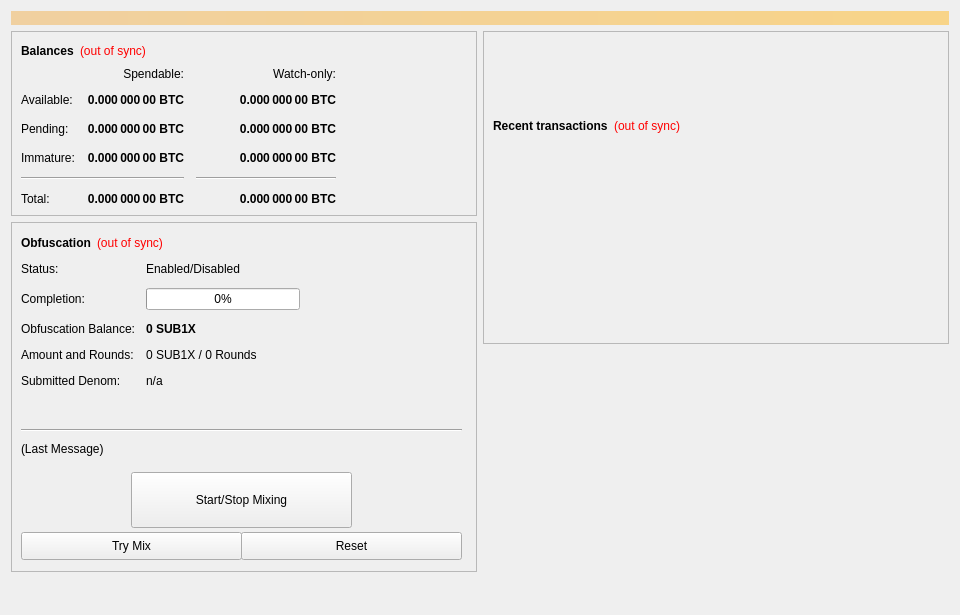
<?xml version="1.0" encoding="UTF-8"?>
<ui version="4.0">
 <class>OverviewPage</class>
 <widget class="QWidget" name="OverviewPage">
  <property name="geometry">
   <rect>
    <x>0</x>
    <y>0</y>
    <width>960</width>
    <height>615</height>
   </rect>
  </property>
  <property name="minimumSize">
   <size>
    <width>960</width>
    <height>0</height>
   </size>
  </property>
  <property name="windowTitle">
   <string>Form</string>
  </property>
  <layout class="QVBoxLayout" name="topLayout">
   <item>
    <widget class="QLabel" name="labelAlerts">
     <property name="visible">
      <bool>false</bool>
     </property>
     <property name="styleSheet">
      <string notr="true">background-color: qlineargradient(x1: 0, y1: 0, x2: 1, y2: 0, stop:0 #F0D0A0, stop:1 #F8D488); color:#000000;</string>
     </property>
     <property name="wordWrap">
      <bool>true</bool>
     </property>
     <property name="margin">
      <number>3</number>
     </property>
    </widget>
   </item>
   <item>
    <layout class="QHBoxLayout" name="horizontalLayout" stretch="1,1">
     <item>
      <layout class="QVBoxLayout" name="verticalLayout_2">
       <item>
        <widget class="QFrame" name="frame">
         <property name="frameShape">
          <enum>QFrame::StyledPanel</enum>
         </property>
         <property name="frameShadow">
          <enum>QFrame::Raised</enum>
         </property>
         <layout class="QVBoxLayout" name="verticalLayout_4">
          <item>
           <layout class="QHBoxLayout" name="horizontalLayout_4">
            <item>
             <widget class="QLabel" name="label_5">
              <property name="font">
               <font>
                <weight>75</weight>
                <bold>true</bold>
               </font>
              </property>
              <property name="text">
               <string>Balances</string>
              </property>
             </widget>
            </item>
            <item>
             <widget class="QLabel" name="labelWalletStatus">
              <property name="cursor">
               <cursorShape>WhatsThisCursor</cursorShape>
              </property>
              <property name="toolTip">
               <string>The displayed information may be out of date. Your wallet automatically synchronizes with the SUB1X network after a connection is established, but this process has not completed yet.</string>
              </property>
              <property name="styleSheet">
               <string notr="true">QLabel { color: red; }</string>
              </property>
              <property name="text">
               <string notr="true">(out of sync)</string>
              </property>
              <property name="alignment">
               <set>Qt::AlignLeading|Qt::AlignLeft|Qt::AlignVCenter</set>
              </property>
             </widget>
            </item>
            <item>
             <spacer name="horizontalSpacer_3">
              <property name="orientation">
               <enum>Qt::Horizontal</enum>
              </property>
              <property name="sizeHint" stdset="0">
               <size>
                <width>40</width>
                <height>20</height>
               </size>
              </property>
             </spacer>
            </item>
           </layout>
          </item>
          <item>
           <layout class="QGridLayout" name="gridLayout">
            <property name="spacing">
             <number>12</number>
            </property>
            <item row="2" column="2">
             <widget class="QLabel" name="labelWatchPending">
              <property name="font">
               <font>
                <weight>75</weight>
                <bold>true</bold>
               </font>
              </property>
              <property name="cursor">
               <cursorShape>IBeamCursor</cursorShape>
              </property>
              <property name="toolTip">
               <string>Unconfirmed transactions to watch-only addresses</string>
              </property>
              <property name="text">
               <string notr="true">0.000 000 00 BTC</string>
              </property>
              <property name="alignment">
               <set>Qt::AlignRight|Qt::AlignTrailing|Qt::AlignVCenter</set>
              </property>
              <property name="textInteractionFlags">
               <set>Qt::LinksAccessibleByMouse|Qt::TextSelectableByKeyboard|Qt::TextSelectableByMouse</set>
              </property>
             </widget>
            </item>
            <item row="2" column="1">
             <widget class="QLabel" name="labelUnconfirmed">
              <property name="font">
               <font>
                <weight>75</weight>
                <bold>true</bold>
               </font>
              </property>
              <property name="cursor">
               <cursorShape>IBeamCursor</cursorShape>
              </property>
              <property name="toolTip">
               <string>Total of transactions that have yet to be confirmed, and do not yet count toward the spendable balance</string>
              </property>
              <property name="text">
               <string notr="true">0.000 000 00 BTC</string>
              </property>
              <property name="alignment">
               <set>Qt::AlignRight|Qt::AlignTrailing|Qt::AlignVCenter</set>
              </property>
              <property name="textInteractionFlags">
               <set>Qt::LinksAccessibleByMouse|Qt::TextSelectableByKeyboard|Qt::TextSelectableByMouse</set>
              </property>
             </widget>
            </item>
            <item row="3" column="2">
             <widget class="QLabel" name="labelWatchImmature">
              <property name="font">
               <font>
                <weight>75</weight>
                <bold>true</bold>
               </font>
              </property>
              <property name="cursor">
               <cursorShape>IBeamCursor</cursorShape>
              </property>
              <property name="toolTip">
               <string>Staked or masternode rewards in watch-only addresses that has not yet matured</string>
              </property>
              <property name="text">
               <string notr="true">0.000 000 00 BTC</string>
              </property>
              <property name="alignment">
               <set>Qt::AlignRight|Qt::AlignTrailing|Qt::AlignVCenter</set>
              </property>
              <property name="textInteractionFlags">
               <set>Qt::LinksAccessibleByMouse|Qt::TextSelectableByKeyboard|Qt::TextSelectableByMouse</set>
              </property>
             </widget>
            </item>
            <item row="4" column="0" colspan="2">
             <widget class="Line" name="lineSpendableBalance">
              <property name="orientation">
               <enum>Qt::Horizontal</enum>
              </property>
             </widget>
            </item>
            <item row="4" column="2">
             <widget class="Line" name="lineWatchBalance">
              <property name="sizePolicy">
               <sizepolicy hsizetype="Preferred" vsizetype="Fixed">
                <horstretch>0</horstretch>
                <verstretch>0</verstretch>
               </sizepolicy>
              </property>
              <property name="minimumSize">
               <size>
                <width>140</width>
                <height>0</height>
               </size>
              </property>
              <property name="orientation">
               <enum>Qt::Horizontal</enum>
              </property>
             </widget>
            </item>
            <item row="5" column="0">
             <widget class="QLabel" name="labelTotalText">
              <property name="text">
               <string>Total:</string>
              </property>
             </widget>
            </item>
            <item row="3" column="1">
             <widget class="QLabel" name="labelImmature">
              <property name="font">
               <font>
                <weight>75</weight>
                <bold>true</bold>
               </font>
              </property>
              <property name="cursor">
               <cursorShape>IBeamCursor</cursorShape>
              </property>
              <property name="toolTip">
               <string>Staked or masternode rewards that has not yet matured</string>
              </property>
              <property name="text">
               <string notr="true">0.000 000 00 BTC</string>
              </property>
              <property name="alignment">
               <set>Qt::AlignRight|Qt::AlignTrailing|Qt::AlignVCenter</set>
              </property>
              <property name="textInteractionFlags">
               <set>Qt::LinksAccessibleByMouse|Qt::TextSelectableByKeyboard|Qt::TextSelectableByMouse</set>
              </property>
             </widget>
            </item>
            <item row="2" column="3">
             <spacer name="horizontalSpacer_2">
              <property name="orientation">
               <enum>Qt::Horizontal</enum>
              </property>
              <property name="sizeHint" stdset="0">
               <size>
                <width>40</width>
                <height>20</height>
               </size>
              </property>
             </spacer>
            </item>
            <item row="3" column="0">
             <widget class="QLabel" name="labelImmatureText">
              <property name="text">
               <string>Immature:</string>
              </property>
             </widget>
            </item>
            <item row="5" column="1">
             <widget class="QLabel" name="labelTotal">
              <property name="font">
               <font>
                <weight>75</weight>
                <bold>true</bold>
               </font>
              </property>
              <property name="cursor">
               <cursorShape>IBeamCursor</cursorShape>
              </property>
              <property name="toolTip">
               <string>Your current total balance</string>
              </property>
              <property name="text">
               <string notr="true">0.000 000 00 BTC</string>
              </property>
              <property name="alignment">
               <set>Qt::AlignRight|Qt::AlignTrailing|Qt::AlignVCenter</set>
              </property>
              <property name="textInteractionFlags">
               <set>Qt::LinksAccessibleByMouse|Qt::TextSelectableByKeyboard|Qt::TextSelectableByMouse</set>
              </property>
             </widget>
            </item>
            <item row="5" column="2">
             <widget class="QLabel" name="labelWatchTotal">
              <property name="font">
               <font>
                <weight>75</weight>
                <bold>true</bold>
               </font>
              </property>
              <property name="cursor">
               <cursorShape>IBeamCursor</cursorShape>
              </property>
              <property name="toolTip">
               <string>Current total balance in watch-only addresses</string>
              </property>
              <property name="text">
               <string notr="true">0.000 000 00 BTC</string>
              </property>
              <property name="alignment">
               <set>Qt::AlignRight|Qt::AlignTrailing|Qt::AlignVCenter</set>
              </property>
              <property name="textInteractionFlags">
               <set>Qt::LinksAccessibleByMouse|Qt::TextSelectableByKeyboard|Qt::TextSelectableByMouse</set>
              </property>
             </widget>
            </item>
            <item row="0" column="2">
             <widget class="QLabel" name="labelWatchonly">
              <property name="text">
               <string>Watch-only:</string>
              </property>
              <property name="alignment">
               <set>Qt::AlignRight|Qt::AlignTrailing|Qt::AlignVCenter</set>
              </property>
             </widget>
            </item>
            <item row="1" column="0">
             <widget class="QLabel" name="labelBalanceText">
              <property name="text">
               <string>Available:</string>
              </property>
             </widget>
            </item>
            <item row="1" column="1">
             <widget class="QLabel" name="labelBalance">
              <property name="font">
               <font>
                <weight>75</weight>
                <bold>true</bold>
               </font>
              </property>
              <property name="cursor">
               <cursorShape>IBeamCursor</cursorShape>
              </property>
              <property name="toolTip">
               <string>Your current spendable balance</string>
              </property>
              <property name="text">
               <string notr="true">0.000 000 00 BTC</string>
              </property>
              <property name="alignment">
               <set>Qt::AlignRight|Qt::AlignTrailing|Qt::AlignVCenter</set>
              </property>
              <property name="textInteractionFlags">
               <set>Qt::LinksAccessibleByMouse|Qt::TextSelectableByKeyboard|Qt::TextSelectableByMouse</set>
              </property>
             </widget>
            </item>
            <item row="1" column="2">
             <widget class="QLabel" name="labelWatchAvailable">
              <property name="font">
               <font>
                <weight>75</weight>
                <bold>true</bold>
               </font>
              </property>
              <property name="cursor">
               <cursorShape>IBeamCursor</cursorShape>
              </property>
              <property name="toolTip">
               <string>Your current balance in watch-only addresses</string>
              </property>
              <property name="text">
               <string notr="true">0.000 000 00 BTC</string>
              </property>
              <property name="alignment">
               <set>Qt::AlignRight|Qt::AlignTrailing|Qt::AlignVCenter</set>
              </property>
              <property name="textInteractionFlags">
               <set>Qt::LinksAccessibleByMouse|Qt::TextSelectableByKeyboard|Qt::TextSelectableByMouse</set>
              </property>
             </widget>
            </item>
            <item row="2" column="0">
             <widget class="QLabel" name="labelPendingText">
              <property name="text">
               <string>Pending:</string>
              </property>
             </widget>
            </item>
            <item row="0" column="1">
             <widget class="QLabel" name="labelSpendable">
              <property name="text">
               <string>Spendable:</string>
              </property>
              <property name="alignment">
               <set>Qt::AlignRight|Qt::AlignTrailing|Qt::AlignVCenter</set>
              </property>
             </widget>
            </item>
           </layout>
          </item>
         </layout>
        </widget>
       </item>
       <item>
        <widget class="QFrame" name="frameObfuscation">
         <property name="minimumSize">
          <size>
           <width>0</width>
           <height>350</height>
          </size>
         </property>
         <property name="layoutDirection">
          <enum>Qt::LeftToRight</enum>
         </property>
         <property name="frameShape">
          <enum>QFrame::StyledPanel</enum>
         </property>
         <property name="frameShadow">
          <enum>QFrame::Raised</enum>
         </property>
         <widget class="QWidget" name="formLayoutWidget">
          <property name="geometry">
           <rect>
            <x>10</x>
            <y>40</y>
            <width>451</width>
            <height>161</height>
           </rect>
          </property>
          <layout class="QFormLayout" name="formLayout">
           <property name="fieldGrowthPolicy">
            <enum>QFormLayout::AllNonFixedFieldsGrow</enum>
           </property>
           <property name="horizontalSpacing">
            <number>11</number>
           </property>
           <property name="verticalSpacing">
            <number>12</number>
           </property>
           <item row="0" column="0">
            <widget class="QLabel" name="label_6">
             <property name="text">
              <string>Status:</string>
             </property>
            </widget>
           </item>
           <item row="1" column="0">
            <widget class="QLabel" name="label_7">
             <property name="text">
              <string>Completion:</string>
             </property>
            </widget>
           </item>
           <item row="1" column="1">
            <widget class="QProgressBar" name="obfuscationProgress">
             <property name="maximumSize">
              <size>
               <width>154</width>
               <height>16777215</height>
              </size>
             </property>
             <property name="value">
              <number>0</number>
             </property>
            </widget>
           </item>
           <item row="2" column="0">
            <widget class="QLabel" name="labelAnonymizedText">
             <property name="text">
              <string>Obfuscation Balance:</string>
             </property>
            </widget>
           </item>
           <item row="2" column="1">
            <widget class="QLabel" name="labelAnonymized">
             <property name="font">
              <font>
               <weight>75</weight>
               <bold>true</bold>
              </font>
             </property>
             <property name="text">
              <string notr="true">0 SUB1X</string>
             </property>
            </widget>
           </item>
           <item row="3" column="0">
            <widget class="QLabel" name="label_8">
             <property name="text">
              <string>Amount and Rounds:</string>
             </property>
            </widget>
           </item>
           <item row="3" column="1">
            <widget class="QLabel" name="labelAmountRounds">
             <property name="text">
              <string>0 SUB1X / 0 Rounds</string>
             </property>
            </widget>
           </item>
           <item row="4" column="0">
            <widget class="QLabel" name="label_9">
             <property name="text">
              <string>Submitted Denom:</string>
             </property>
            </widget>
           </item>
           <item row="4" column="1">
            <widget class="QLabel" name="labelSubmittedDenom">
             <property name="toolTip">
              <string>The denominations you submitted to the Masternode.&lt;br&gt;To mix, other users must submit the exact same denominations.</string>
             </property>
             <property name="text">
              <string>n/a</string>
             </property>
            </widget>
           </item>
           <item row="0" column="1">
            <widget class="QLabel" name="obfuscationEnabled">
             <property name="text">
              <string>Enabled/Disabled</string>
             </property>
            </widget>
           </item>
          </layout>
         </widget>
         <widget class="QPushButton" name="runAutoDenom">
          <property name="geometry">
           <rect>
            <x>251</x>
            <y>17</y>
            <width>1</width>
            <height>1</height>
           </rect>
          </property>
          <property name="palette">
           <palette>
            <active>
             <colorrole role="WindowText">
              <brush brushstyle="SolidPattern">
               <color alpha="255">
                <red>0</red>
                <green>0</green>
                <blue>0</blue>
               </color>
              </brush>
             </colorrole>
             <colorrole role="Button">
              <brush brushstyle="SolidPattern">
               <color alpha="255">
                <red>239</red>
                <green>238</green>
                <blue>238</blue>
               </color>
              </brush>
             </colorrole>
             <colorrole role="Light">
              <brush brushstyle="SolidPattern">
               <color alpha="255">
                <red>255</red>
                <green>255</green>
                <blue>255</blue>
               </color>
              </brush>
             </colorrole>
             <colorrole role="Midlight">
              <brush brushstyle="SolidPattern">
               <color alpha="255">
                <red>247</red>
                <green>246</green>
                <blue>246</blue>
               </color>
              </brush>
             </colorrole>
             <colorrole role="Dark">
              <brush brushstyle="SolidPattern">
               <color alpha="255">
                <red>119</red>
                <green>119</green>
                <blue>119</blue>
               </color>
              </brush>
             </colorrole>
             <colorrole role="Mid">
              <brush brushstyle="SolidPattern">
               <color alpha="255">
                <red>159</red>
                <green>159</green>
                <blue>159</blue>
               </color>
              </brush>
             </colorrole>
             <colorrole role="Text">
              <brush brushstyle="SolidPattern">
               <color alpha="255">
                <red>0</red>
                <green>0</green>
                <blue>0</blue>
               </color>
              </brush>
             </colorrole>
             <colorrole role="BrightText">
              <brush brushstyle="SolidPattern">
               <color alpha="255">
                <red>255</red>
                <green>255</green>
                <blue>255</blue>
               </color>
              </brush>
             </colorrole>
             <colorrole role="ButtonText">
              <brush brushstyle="SolidPattern">
               <color alpha="255">
                <red>0</red>
                <green>0</green>
                <blue>0</blue>
               </color>
              </brush>
             </colorrole>
             <colorrole role="Base">
              <brush brushstyle="SolidPattern">
               <color alpha="255">
                <red>255</red>
                <green>255</green>
                <blue>255</blue>
               </color>
              </brush>
             </colorrole>
             <colorrole role="Window">
              <brush brushstyle="SolidPattern">
               <color alpha="255">
                <red>239</red>
                <green>238</green>
                <blue>238</blue>
               </color>
              </brush>
             </colorrole>
             <colorrole role="Shadow">
              <brush brushstyle="SolidPattern">
               <color alpha="255">
                <red>0</red>
                <green>0</green>
                <blue>0</blue>
               </color>
              </brush>
             </colorrole>
             <colorrole role="AlternateBase">
              <brush brushstyle="SolidPattern">
               <color alpha="255">
                <red>247</red>
                <green>246</green>
                <blue>246</blue>
               </color>
              </brush>
             </colorrole>
             <colorrole role="ToolTipBase">
              <brush brushstyle="SolidPattern">
               <color alpha="255">
                <red>255</red>
                <green>255</green>
                <blue>220</blue>
               </color>
              </brush>
             </colorrole>
             <colorrole role="ToolTipText">
              <brush brushstyle="SolidPattern">
               <color alpha="255">
                <red>0</red>
                <green>0</green>
                <blue>0</blue>
               </color>
              </brush>
             </colorrole>
            </active>
            <inactive>
             <colorrole role="WindowText">
              <brush brushstyle="SolidPattern">
               <color alpha="255">
                <red>0</red>
                <green>0</green>
                <blue>0</blue>
               </color>
              </brush>
             </colorrole>
             <colorrole role="Button">
              <brush brushstyle="SolidPattern">
               <color alpha="255">
                <red>239</red>
                <green>238</green>
                <blue>238</blue>
               </color>
              </brush>
             </colorrole>
             <colorrole role="Light">
              <brush brushstyle="SolidPattern">
               <color alpha="255">
                <red>255</red>
                <green>255</green>
                <blue>255</blue>
               </color>
              </brush>
             </colorrole>
             <colorrole role="Midlight">
              <brush brushstyle="SolidPattern">
               <color alpha="255">
                <red>247</red>
                <green>246</green>
                <blue>246</blue>
               </color>
              </brush>
             </colorrole>
             <colorrole role="Dark">
              <brush brushstyle="SolidPattern">
               <color alpha="255">
                <red>119</red>
                <green>119</green>
                <blue>119</blue>
               </color>
              </brush>
             </colorrole>
             <colorrole role="Mid">
              <brush brushstyle="SolidPattern">
               <color alpha="255">
                <red>159</red>
                <green>159</green>
                <blue>159</blue>
               </color>
              </brush>
             </colorrole>
             <colorrole role="Text">
              <brush brushstyle="SolidPattern">
               <color alpha="255">
                <red>0</red>
                <green>0</green>
                <blue>0</blue>
               </color>
              </brush>
             </colorrole>
             <colorrole role="BrightText">
              <brush brushstyle="SolidPattern">
               <color alpha="255">
                <red>255</red>
                <green>255</green>
                <blue>255</blue>
               </color>
              </brush>
             </colorrole>
             <colorrole role="ButtonText">
              <brush brushstyle="SolidPattern">
               <color alpha="255">
                <red>0</red>
                <green>0</green>
                <blue>0</blue>
               </color>
              </brush>
             </colorrole>
             <colorrole role="Base">
              <brush brushstyle="SolidPattern">
               <color alpha="255">
                <red>255</red>
                <green>255</green>
                <blue>255</blue>
               </color>
              </brush>
             </colorrole>
             <colorrole role="Window">
              <brush brushstyle="SolidPattern">
               <color alpha="255">
                <red>239</red>
                <green>238</green>
                <blue>238</blue>
               </color>
              </brush>
             </colorrole>
             <colorrole role="Shadow">
              <brush brushstyle="SolidPattern">
               <color alpha="255">
                <red>0</red>
                <green>0</green>
                <blue>0</blue>
               </color>
              </brush>
             </colorrole>
             <colorrole role="AlternateBase">
              <brush brushstyle="SolidPattern">
               <color alpha="255">
                <red>247</red>
                <green>246</green>
                <blue>246</blue>
               </color>
              </brush>
             </colorrole>
             <colorrole role="ToolTipBase">
              <brush brushstyle="SolidPattern">
               <color alpha="255">
                <red>255</red>
                <green>255</green>
                <blue>220</blue>
               </color>
              </brush>
             </colorrole>
             <colorrole role="ToolTipText">
              <brush brushstyle="SolidPattern">
               <color alpha="255">
                <red>0</red>
                <green>0</green>
                <blue>0</blue>
               </color>
              </brush>
             </colorrole>
            </inactive>
            <disabled>
             <colorrole role="WindowText">
              <brush brushstyle="SolidPattern">
               <color alpha="255">
                <red>119</red>
                <green>119</green>
                <blue>119</blue>
               </color>
              </brush>
             </colorrole>
             <colorrole role="Button">
              <brush brushstyle="SolidPattern">
               <color alpha="255">
                <red>239</red>
                <green>238</green>
                <blue>238</blue>
               </color>
              </brush>
             </colorrole>
             <colorrole role="Light">
              <brush brushstyle="SolidPattern">
               <color alpha="255">
                <red>255</red>
                <green>255</green>
                <blue>255</blue>
               </color>
              </brush>
             </colorrole>
             <colorrole role="Midlight">
              <brush brushstyle="SolidPattern">
               <color alpha="255">
                <red>247</red>
                <green>246</green>
                <blue>246</blue>
               </color>
              </brush>
             </colorrole>
             <colorrole role="Dark">
              <brush brushstyle="SolidPattern">
               <color alpha="255">
                <red>119</red>
                <green>119</green>
                <blue>119</blue>
               </color>
              </brush>
             </colorrole>
             <colorrole role="Mid">
              <brush brushstyle="SolidPattern">
               <color alpha="255">
                <red>159</red>
                <green>159</green>
                <blue>159</blue>
               </color>
              </brush>
             </colorrole>
             <colorrole role="Text">
              <brush brushstyle="SolidPattern">
               <color alpha="255">
                <red>119</red>
                <green>119</green>
                <blue>119</blue>
               </color>
              </brush>
             </colorrole>
             <colorrole role="BrightText">
              <brush brushstyle="SolidPattern">
               <color alpha="255">
                <red>255</red>
                <green>255</green>
                <blue>255</blue>
               </color>
              </brush>
             </colorrole>
             <colorrole role="ButtonText">
              <brush brushstyle="SolidPattern">
               <color alpha="255">
                <red>119</red>
                <green>119</green>
                <blue>119</blue>
               </color>
              </brush>
             </colorrole>
             <colorrole role="Base">
              <brush brushstyle="SolidPattern">
               <color alpha="255">
                <red>239</red>
                <green>238</green>
                <blue>238</blue>
               </color>
              </brush>
             </colorrole>
             <colorrole role="Window">
              <brush brushstyle="SolidPattern">
               <color alpha="255">
                <red>239</red>
                <green>238</green>
                <blue>238</blue>
               </color>
              </brush>
             </colorrole>
             <colorrole role="Shadow">
              <brush brushstyle="SolidPattern">
               <color alpha="255">
                <red>0</red>
                <green>0</green>
                <blue>0</blue>
               </color>
              </brush>
             </colorrole>
             <colorrole role="AlternateBase">
              <brush brushstyle="SolidPattern">
               <color alpha="255">
                <red>239</red>
                <green>238</green>
                <blue>238</blue>
               </color>
              </brush>
             </colorrole>
             <colorrole role="ToolTipBase">
              <brush brushstyle="SolidPattern">
               <color alpha="255">
                <red>255</red>
                <green>255</green>
                <blue>220</blue>
               </color>
              </brush>
             </colorrole>
             <colorrole role="ToolTipText">
              <brush brushstyle="SolidPattern">
               <color alpha="255">
                <red>0</red>
                <green>0</green>
                <blue>0</blue>
               </color>
              </brush>
             </colorrole>
            </disabled>
           </palette>
          </property>
          <property name="focusPolicy">
           <enum>Qt::NoFocus</enum>
          </property>
          <property name="autoFillBackground">
           <bool>true</bool>
          </property>
          <property name="text">
           <string/>
          </property>
          <property name="flat">
           <bool>true</bool>
          </property>
         </widget>
         <widget class="QPushButton" name="toggleObfuscation">
          <property name="geometry">
           <rect>
            <x>120</x>
            <y>250</y>
            <width>221</width>
            <height>56</height>
           </rect>
          </property>
          <property name="sizePolicy">
           <sizepolicy hsizetype="MinimumExpanding" vsizetype="Fixed">
            <horstretch>0</horstretch>
            <verstretch>0</verstretch>
           </sizepolicy>
          </property>
          <property name="text">
           <string>Start/Stop Mixing</string>
          </property>
         </widget>
         <widget class="Line" name="lineLastMessage">
          <property name="geometry">
           <rect>
            <x>10</x>
            <y>200</y>
            <width>441</width>
            <height>16</height>
           </rect>
          </property>
          <property name="orientation">
           <enum>Qt::Horizontal</enum>
          </property>
         </widget>
         <widget class="QLabel" name="obfuscationStatus">
          <property name="geometry">
           <rect>
            <x>10</x>
            <y>220</y>
            <width>451</width>
            <height>61</height>
           </rect>
          </property>
          <property name="minimumSize">
           <size>
            <width>288</width>
            <height>43</height>
           </size>
          </property>
          <property name="text">
           <string>(Last Message)</string>
          </property>
          <property name="alignment">
           <set>Qt::AlignLeading|Qt::AlignLeft|Qt::AlignTop</set>
          </property>
          <property name="wordWrap">
           <bool>true</bool>
          </property>
         </widget>
         <widget class="QPushButton" name="obfuscationAuto">
          <property name="geometry">
           <rect>
            <x>10</x>
            <y>310</y>
            <width>221</width>
            <height>28</height>
           </rect>
          </property>
          <property name="sizePolicy">
           <sizepolicy hsizetype="MinimumExpanding" vsizetype="Fixed">
            <horstretch>0</horstretch>
            <verstretch>0</verstretch>
           </sizepolicy>
          </property>
          <property name="toolTip">
           <string>Try to manually submit a Obfuscation request.</string>
          </property>
          <property name="text">
           <string>Try Mix</string>
          </property>
         </widget>
         <widget class="QPushButton" name="obfuscationReset">
          <property name="geometry">
           <rect>
            <x>230</x>
            <y>310</y>
            <width>221</width>
            <height>28</height>
           </rect>
          </property>
          <property name="sizePolicy">
           <sizepolicy hsizetype="MinimumExpanding" vsizetype="Fixed">
            <horstretch>0</horstretch>
            <verstretch>0</verstretch>
           </sizepolicy>
          </property>
          <property name="toolTip">
           <string>Reset the current status of Obfuscation (can interrupt Obfuscation if it's in the process of Mixing, which can cost you money!)</string>
          </property>
          <property name="autoFillBackground">
           <bool>false</bool>
          </property>
          <property name="text">
           <string>Reset</string>
          </property>
         </widget>
         <widget class="QWidget" name="layoutWidget">
          <property name="geometry">
           <rect>
            <x>10</x>
            <y>10</y>
            <width>431</width>
            <height>22</height>
           </rect>
          </property>
          <layout class="QHBoxLayout" name="horizontalLayout_5">
           <item>
            <widget class="QLabel" name="label_2">
             <property name="font">
              <font>
               <weight>75</weight>
               <bold>true</bold>
              </font>
             </property>
             <property name="text">
              <string>Obfuscation</string>
             </property>
            </widget>
           </item>
           <item>
            <widget class="QLabel" name="labelObfuscationSyncStatus">
             <property name="toolTip">
              <string>The displayed information may be out of date. Your wallet automatically synchronizes with the SUB1X network after a connection is established, but this process has not completed yet.</string>
             </property>
             <property name="styleSheet">
              <string notr="true">QLabel { color: red; }</string>
             </property>
             <property name="text">
              <string notr="true">(out of sync)</string>
             </property>
             <property name="alignment">
              <set>Qt::AlignLeading|Qt::AlignLeft|Qt::AlignVCenter</set>
             </property>
            </widget>
           </item>
           <item>
            <spacer name="horizontalSpacer_4">
             <property name="orientation">
              <enum>Qt::Horizontal</enum>
             </property>
             <property name="sizeHint" stdset="0">
              <size>
               <width>40</width>
               <height>20</height>
              </size>
             </property>
            </spacer>
           </item>
          </layout>
         </widget>
        </widget>
       </item>
       <item>
        <spacer name="verticalSpacer">
         <property name="orientation">
          <enum>Qt::Vertical</enum>
         </property>
         <property name="sizeHint" stdset="0">
          <size>
           <width>20</width>
           <height>40</height>
          </size>
         </property>
        </spacer>
       </item>
      </layout>
     </item>
     <item>
      <layout class="QVBoxLayout" name="verticalLayout_3">
       <item>
        <widget class="QFrame" name="frame_2">
         <property name="frameShape">
          <enum>QFrame::StyledPanel</enum>
         </property>
         <property name="frameShadow">
          <enum>QFrame::Raised</enum>
         </property>
         <layout class="QVBoxLayout" name="verticalLayout">
          <item>
           <spacer name="verticalSpacer_3">
            <property name="orientation">
             <enum>Qt::Vertical</enum>
            </property>
            <property name="sizeType">
             <enum>QSizePolicy::Fixed</enum>
            </property>
            <property name="sizeHint" stdset="0">
             <size>
              <width>20</width>
              <height>75</height>
             </size>
            </property>
           </spacer>
          </item>
          <item>
           <layout class="QHBoxLayout" name="horizontalLayout_2">
            <item>
             <widget class="QLabel" name="label_4">
              <property name="font">
               <font>
                <weight>75</weight>
                <bold>true</bold>
               </font>
              </property>
              <property name="text">
               <string>Recent transactions</string>
              </property>
             </widget>
            </item>
            <item>
             <widget class="QLabel" name="labelTransactionsStatus">
              <property name="cursor">
               <cursorShape>WhatsThisCursor</cursorShape>
              </property>
              <property name="toolTip">
               <string>The displayed information may be out of date. Your wallet automatically synchronizes with the SUB1X network after a connection is established, but this process has not completed yet.</string>
              </property>
              <property name="styleSheet">
               <string notr="true">QLabel { color: red; }</string>
              </property>
              <property name="text">
               <string notr="true">(out of sync)</string>
              </property>
              <property name="alignment">
               <set>Qt::AlignRight|Qt::AlignTrailing|Qt::AlignVCenter</set>
              </property>
             </widget>
            </item>
            <item>
             <spacer name="horizontalSpacer">
              <property name="orientation">
               <enum>Qt::Horizontal</enum>
              </property>
              <property name="sizeHint" stdset="0">
               <size>
                <width>40</width>
                <height>20</height>
               </size>
              </property>
             </spacer>
            </item>
           </layout>
          </item>
          <item>
           <widget class="QListView" name="listTransactions">
            <property name="styleSheet">
             <string notr="true">QListView { background: transparent; }</string>
            </property>
            <property name="frameShape">
             <enum>QFrame::NoFrame</enum>
            </property>
            <property name="verticalScrollBarPolicy">
             <enum>Qt::ScrollBarAlwaysOff</enum>
            </property>
            <property name="horizontalScrollBarPolicy">
             <enum>Qt::ScrollBarAlwaysOff</enum>
            </property>
            <property name="selectionMode">
             <enum>QAbstractItemView::NoSelection</enum>
            </property>
           </widget>
          </item>
         </layout>
        </widget>
       </item>
       <item>
        <spacer name="verticalSpacer_2">
         <property name="orientation">
          <enum>Qt::Vertical</enum>
         </property>
         <property name="sizeType">
          <enum>QSizePolicy::Expanding</enum>
         </property>
         <property name="sizeHint" stdset="0">
          <size>
           <width>20</width>
           <height>40</height>
          </size>
         </property>
        </spacer>
       </item>
      </layout>
     </item>
    </layout>
   </item>
  </layout>
 </widget>
 <resources/>
 <connections/>
</ui>
